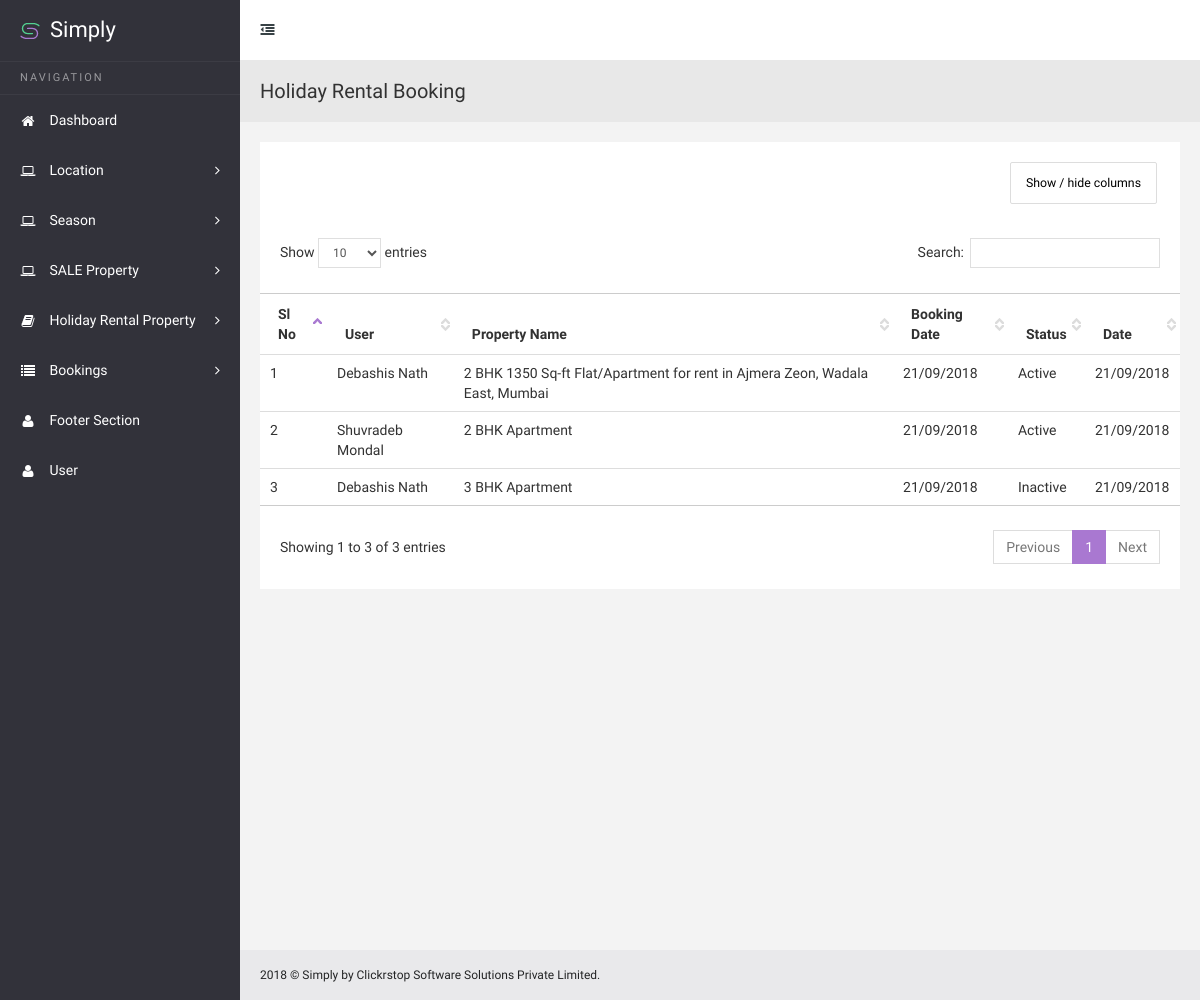
/Simply-Perigord/admin/index.php/holiday_rental_booking, run on the app's committed database.
### tables this page shows
CREATE TABLE IF NOT EXISTS `booking_holiday_rental` (
  `booking_holiday_rental_id` int(255) NOT NULL AUTO_INCREMENT,
  `holiday_rental_id` varchar(255) NOT NULL,
  `user_id` varchar(255) NOT NULL,
  `booking_date` varchar(255) NOT NULL,
  `status` varchar(255) NOT NULL,
  `date` varchar(255) NOT NULL,
  PRIMARY KEY (`booking_holiday_rental_id`)
);

CREATE TABLE IF NOT EXISTS `user` (
  `user_id` int(255) NOT NULL AUTO_INCREMENT,
  `user_type` enum('user','admin') NOT NULL,
  `name` varchar(255) NOT NULL,
  `email` varchar(255) NOT NULL,
  `password` varchar(255) NOT NULL,
  `registration_date` varchar(255) NOT NULL,
  `status` enum('0','1') NOT NULL,
  PRIMARY KEY (`user_id`)
);

CREATE TABLE IF NOT EXISTS `holiday_rental` (
  `holiday_rental_id` int(255) NOT NULL AUTO_INCREMENT,
  `property_type` varchar(255) NOT NULL,
  `name` varchar(255) NOT NULL,
  `location` varchar(255) NOT NULL,
  `size` varchar(255) NOT NULL,
  `season` varchar(255) NOT NULL,
  `price` varchar(255) NOT NULL,
  `max_guest` varchar(255) NOT NULL,
  `booking_start_date` varchar(255) NOT NULL,
  `booking_end_date` varchar(255) NOT NULL,
  `guest_number` varchar(255) NOT NULL,
  `bedrooms` varchar(255) NOT NULL,
  `bathrooms` varchar(255) NOT NULL,
  `amenities` longtext NOT NULL,
  `booked_date` varchar(255) NOT NULL,
  `status` varchar(255) NOT NULL,
  `location_country` varchar(255) NOT NULL,
  `tags` longtext NOT NULL,
  PRIMARY KEY (`holiday_rental_id`)
);

### Simply-Perigord/admin/application/controllers/Holiday_rental_booking.php (called while the page is built, shortened)
<?php
class Holiday_rental_booking extends CI_Controller {
	public function index()
	{
		$this->load->model('holiday_rental_booking_m');
		$data['fetch_bookings'] = $this->holiday_rental_booking_m->all_bookings();
		$this->load->view('holiday_rental_booking',$data);
	}
}

### Simply-Perigord/admin/index.php (called while the page is built, shortened)
<?php
require_once BASEPATH.'core/CodeIgniter.php';

### Simply-Perigord/admin/application/models/Holiday_rental_booking_m.php (called while the page is built, shortened)
<?php
class Holiday_rental_booking_m extends CI_Model {
	public function all_bookings(){
		$this->db->Select('*');
		$this->db->from('booking_holiday_rental');
		$query = $this->db->get();
		return $query->result();
	}
	public function user_info($user_id){
		$this->db->Select('*');
		$this->db->from('user');
		$this->db->where('user_id',$user_id);
		$query = $this->db->get();
		return $query->row();
	}
	public function rental_property_info($holiday_rental_id){
		$this->db->Select('*');
		$this->db->from('holiday_rental');
		$this->db->where('holiday_rental_id',$holiday_rental_id);
		$query = $this->db->get();
		return $query->row();
	}
}

### Simply-Perigord/admin/application/views/holiday_rental_booking.php (the view, shortened to what this page needs)
<!DOCTYPE html>
<html lang="en">
<head>
    <link href="css/jquery.dataTables.css" rel="stylesheet">
    <link href="css/dataTables.tableTools.css" rel="stylesheet">
    <link href="css/dataTables.colVis.min.css" rel="stylesheet">
    <link href="css/dataTables.responsive.css" rel="stylesheet">
    <link href="css/dataTables.scroller.css" rel="stylesheet">
</head>
<body class="sticky-header">
    <section>
        <div class="body-content" style="min-height: 1000px;">
            <div class="page-head">
                <h3 class="m-b-less">
                    Holiday Rental Booking
                </h3>
            </div>
            <div class="wrapper">
                <div class="row">
                    <div class="col-sm-12">
                        <section class="panel">
                            <div class="table-responsive">
                                <table class="table colvis-data-table data-table">
                                    <thead>
                                    <tr>
                                        <th>Sl No</th>
                                        <th>User</th>
                                        <th>Property Name</th>
                                        <th>Booking Date</th>
                                        <th>Status</th>
                                        <th>Date</th>
                                    </tr>
                                    </thead>
                                    <tbody>
                                    <?php
                                        $i = 1;
                                        foreach($fetch_bookings AS $fetch_each_property){
                                    ?>
                                    <tr>
                                        <td><?php echo $i;?></td>
                                        <td>
                                            <?php
                                             $user_id = $fetch_each_property->user_id;
                                             $get_user_info = $this->holiday_rental_booking_m->user_info($user_id);
                                             echo ucfirst($get_user_info->name);
                                            ?>
                                        </td>
                                        <td>
                                            <?php
                                             $holiday_rental_id = $fetch_each_property->holiday_rental_id;
                                             $get_rental_info = $this->holiday_rental_booking_m->rental_property_info($holiday_rental_id);
                                             echo $get_rental_info->name;
                                            ?>
                                        </td>
                                        <td><?php echo date('d/m/Y',$fetch_each_property->booking_date);?></td>
                                        <td><?php
                                            if($fetch_each_property->status == '1'){
                                                echo "Active";
                                            }else{
                                                echo "Inactive";
                                            }
                                        ?></td>
                                        <td><?php echo date('d/m/Y',$fetch_each_property->date);?></td>
                                    </tr>
                                    <?php
                                        $i++;
                                        }
                                    ?>
                                    </tbody>
                                </table>
                            </div>
                        </section>
                    </div>
                </div>
            </div>
        </div>
    </section>
</body>
</html>

### Simply-Perigord/admin/css/default-theme.css (style rules this page uses)
body, .dark-logo-bg { background: #32323a; }

### data on the page
booking_holiday_rental: user.name "Debashis Nath", holiday_rental.name "2 BHK 1350 Sq-ft Flat/Apartment for rent in Ajmera Zeon, Wadala East, Mumbai", booking_date "21/09/2018", status "Active", date "21/09/2018"
booking_holiday_rental: user.name "Shuvradeb Mondal", holiday_rental.name "2 BHK Apartment", booking_date "21/09/2018", status "Active", date "21/09/2018"
booking_holiday_rental: user.name "Debashis Nath", holiday_rental.name "3 BHK Apartment", booking_date "21/09/2018", status "Inactive", date "21/09/2018"
